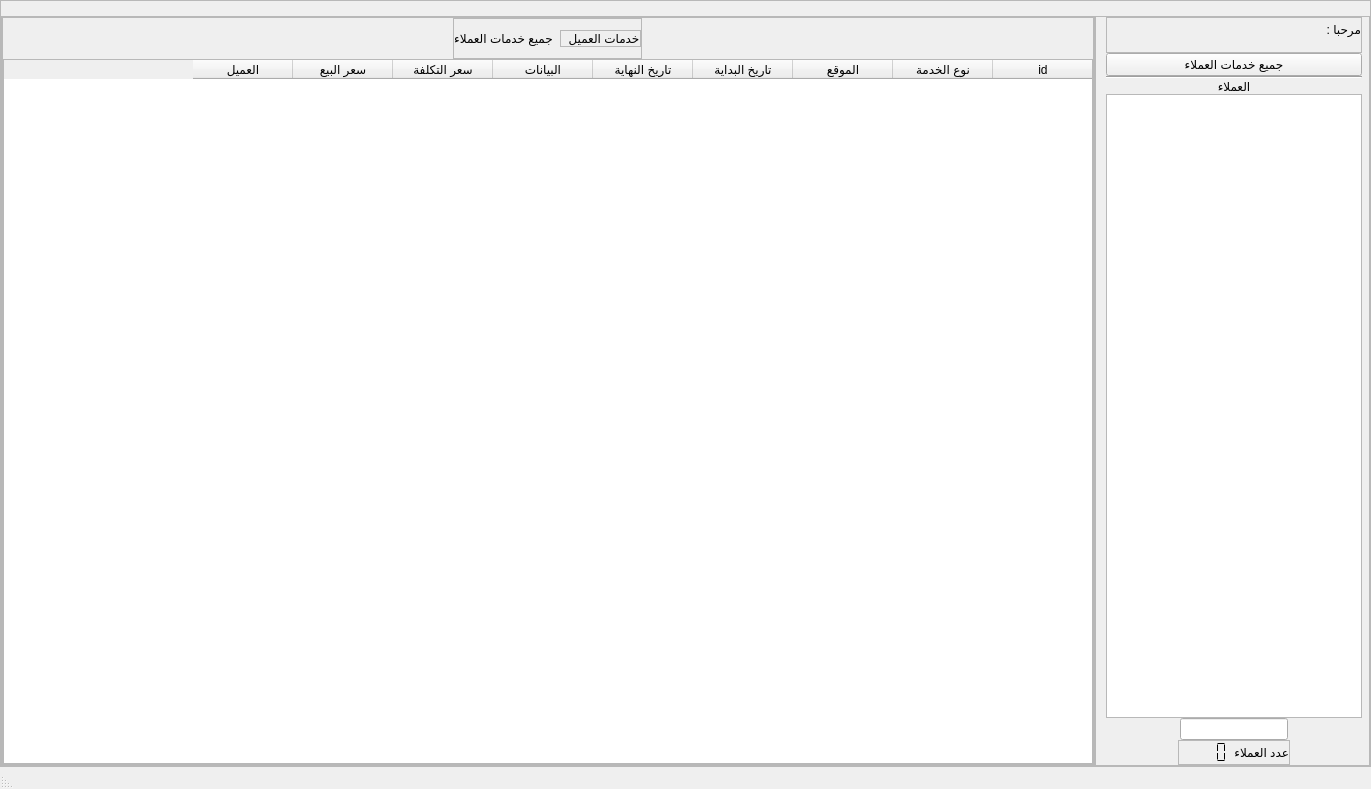
<?xml version="1.0" encoding="UTF-8"?>
<ui version="4.0">
 <class>MainWindow</class>
 <widget class="QMainWindow" name="MainWindow">
  <property name="geometry">
   <rect>
    <x>0</x>
    <y>0</y>
    <width>1371</width>
    <height>789</height>
   </rect>
  </property>
  <property name="sizePolicy">
   <sizepolicy hsizetype="Expanding" vsizetype="Expanding">
    <horstretch>0</horstretch>
    <verstretch>0</verstretch>
   </sizepolicy>
  </property>
  <property name="windowTitle">
   <string>MainWindow</string>
  </property>
  <property name="layoutDirection">
   <enum>Qt::RightToLeft</enum>
  </property>
  <property name="styleSheet">
   <string notr="true"/>
  </property>
  <widget class="QWidget" name="centralwidget">
   <layout class="QVBoxLayout" name="verticalLayout">
    <property name="spacing">
     <number>0</number>
    </property>
    <property name="leftMargin">
     <number>0</number>
    </property>
    <property name="topMargin">
     <number>0</number>
    </property>
    <property name="rightMargin">
     <number>0</number>
    </property>
    <property name="bottomMargin">
     <number>0</number>
    </property>
    <item>
     <widget class="QWidget" name="widget_2" native="true">
      <property name="sizePolicy">
       <sizepolicy hsizetype="Preferred" vsizetype="Preferred">
        <horstretch>0</horstretch>
        <verstretch>0</verstretch>
       </sizepolicy>
      </property>
      <property name="layoutDirection">
       <enum>Qt::RightToLeft</enum>
      </property>
      <layout class="QVBoxLayout" name="verticalLayout_3">
       <property name="spacing">
        <number>0</number>
       </property>
       <property name="sizeConstraint">
        <enum>QLayout::SetDefaultConstraint</enum>
       </property>
       <property name="leftMargin">
        <number>0</number>
       </property>
       <property name="topMargin">
        <number>0</number>
       </property>
       <property name="rightMargin">
        <number>0</number>
       </property>
       <property name="bottomMargin">
        <number>0</number>
       </property>
       <item>
        <widget class="QFrame" name="frame_3">
         <property name="sizePolicy">
          <sizepolicy hsizetype="Preferred" vsizetype="Preferred">
           <horstretch>0</horstretch>
           <verstretch>0</verstretch>
          </sizepolicy>
         </property>
         <property name="frameShape">
          <enum>QFrame::StyledPanel</enum>
         </property>
         <property name="frameShadow">
          <enum>QFrame::Raised</enum>
         </property>
         <layout class="QHBoxLayout" name="horizontalLayout_3">
          <property name="spacing">
           <number>0</number>
          </property>
          <property name="leftMargin">
           <number>0</number>
          </property>
          <property name="topMargin">
           <number>15</number>
          </property>
          <property name="rightMargin">
           <number>0</number>
          </property>
          <property name="bottomMargin">
           <number>0</number>
          </property>
          <item>
           <widget class="QScrollArea" name="scrollArea_2">
            <property name="sizePolicy">
             <sizepolicy hsizetype="Fixed" vsizetype="Expanding">
              <horstretch>0</horstretch>
              <verstretch>0</verstretch>
             </sizepolicy>
            </property>
            <property name="frameShape">
             <enum>QFrame::NoFrame</enum>
            </property>
            <property name="widgetResizable">
             <bool>true</bool>
            </property>
            <widget class="QWidget" name="scrollAreaWidgetContents_2">
             <property name="geometry">
              <rect>
               <x>0</x>
               <y>0</y>
               <width>275</width>
               <height>721</height>
              </rect>
             </property>
             <layout class="QVBoxLayout" name="verticalLayout_2">
              <property name="spacing">
               <number>0</number>
              </property>
              <property name="leftMargin">
               <number>0</number>
              </property>
              <property name="topMargin">
               <number>0</number>
              </property>
              <property name="rightMargin">
               <number>0</number>
              </property>
              <property name="bottomMargin">
               <number>0</number>
              </property>
              <item>
               <widget class="QFrame" name="frame_7">
                <property name="frameShape">
                 <enum>QFrame::StyledPanel</enum>
                </property>
                <property name="frameShadow">
                 <enum>QFrame::Raised</enum>
                </property>
                <layout class="QVBoxLayout" name="verticalLayout_7">
                 <property name="spacing">
                  <number>0</number>
                 </property>
                 <property name="leftMargin">
                  <number>10</number>
                 </property>
                 <property name="topMargin">
                  <number>0</number>
                 </property>
                 <property name="rightMargin">
                  <number>7</number>
                 </property>
                 <property name="bottomMargin">
                  <number>0</number>
                 </property>
                 <item>
                  <widget class="QFrame" name="frame_8">
                   <property name="frameShape">
                    <enum>QFrame::StyledPanel</enum>
                   </property>
                   <property name="frameShadow">
                    <enum>QFrame::Raised</enum>
                   </property>
                   <layout class="QHBoxLayout" name="horizontalLayout_6">
                    <property name="spacing">
                     <number>0</number>
                    </property>
                    <property name="leftMargin">
                     <number>0</number>
                    </property>
                    <property name="topMargin">
                     <number>0</number>
                    </property>
                    <property name="rightMargin">
                     <number>0</number>
                    </property>
                    <property name="bottomMargin">
                     <number>11</number>
                    </property>
                    <item>
                     <widget class="QLabel" name="label_WelcomeAdmin">
                      <property name="sizePolicy">
                       <sizepolicy hsizetype="Fixed" vsizetype="Preferred">
                        <horstretch>0</horstretch>
                        <verstretch>0</verstretch>
                       </sizepolicy>
                      </property>
                      <property name="text">
                       <string>مرحبا :</string>
                      </property>
                     </widget>
                    </item>
                    <item>
                     <widget class="QLabel" name="label_nameAdmin">
                      <property name="font">
                       <font>
                        <pointsize>15</pointsize>
                        <weight>50</weight>
                        <italic>false</italic>
                        <bold>false</bold>
                        <strikeout>false</strikeout>
                        <kerning>true</kerning>
                       </font>
                      </property>
                      <property name="styleSheet">
                       <string notr="true">color: rgb(255, 0, 0);</string>
                      </property>
                      <property name="text">
                       <string/>
                      </property>
                      <property name="alignment">
                       <set>Qt::AlignCenter</set>
                      </property>
                     </widget>
                    </item>
                   </layout>
                  </widget>
                 </item>
                 <item>
                  <widget class="QPushButton" name="customer_allService">
                   <property name="text">
                    <string>جميع خدمات العملاء</string>
                   </property>
                  </widget>
                 </item>
                 <item>
                  <widget class="Line" name="line_2">
                   <property name="orientation">
                    <enum>Qt::Horizontal</enum>
                   </property>
                  </widget>
                 </item>
                 <item>
                  <widget class="QLabel" name="label_6">
                   <property name="text">
                    <string>العملاء</string>
                   </property>
                   <property name="alignment">
                    <set>Qt::AlignCenter</set>
                   </property>
                  </widget>
                 </item>
                 <item alignment="Qt::AlignHCenter">
                  <widget class="QListWidget" name="customer_listWidget">
                   <property name="sizePolicy">
                    <sizepolicy hsizetype="Fixed" vsizetype="Expanding">
                     <horstretch>0</horstretch>
                     <verstretch>0</verstretch>
                    </sizepolicy>
                   </property>
                  </widget>
                 </item>
                 <item alignment="Qt::AlignHCenter">
                  <widget class="QLineEdit" name="customer_lineEdit_14">
                   <property name="sizePolicy">
                    <sizepolicy hsizetype="Fixed" vsizetype="Preferred">
                     <horstretch>0</horstretch>
                     <verstretch>0</verstretch>
                    </sizepolicy>
                   </property>
                   <property name="readOnly">
                    <bool>true</bool>
                   </property>
                  </widget>
                 </item>
                 <item alignment="Qt::AlignHCenter">
                  <widget class="QFrame" name="frame_2">
                   <property name="frameShape">
                    <enum>QFrame::StyledPanel</enum>
                   </property>
                   <property name="frameShadow">
                    <enum>QFrame::Raised</enum>
                   </property>
                   <layout class="QHBoxLayout" name="horizontalLayout_2">
                    <property name="spacing">
                     <number>0</number>
                    </property>
                    <property name="leftMargin">
                     <number>0</number>
                    </property>
                    <property name="topMargin">
                     <number>0</number>
                    </property>
                    <property name="rightMargin">
                     <number>0</number>
                    </property>
                    <property name="bottomMargin">
                     <number>0</number>
                    </property>
                    <item alignment="Qt::AlignHCenter">
                     <widget class="QLabel" name="label_8">
                      <property name="sizePolicy">
                       <sizepolicy hsizetype="Fixed" vsizetype="Preferred">
                        <horstretch>0</horstretch>
                        <verstretch>0</verstretch>
                       </sizepolicy>
                      </property>
                      <property name="text">
                       <string>عدد العملاء</string>
                      </property>
                     </widget>
                    </item>
                    <item alignment="Qt::AlignLeft">
                     <widget class="QLCDNumber" name="lcdNumber">
                      <property name="sizePolicy">
                       <sizepolicy hsizetype="Fixed" vsizetype="Fixed">
                        <horstretch>0</horstretch>
                        <verstretch>0</verstretch>
                       </sizepolicy>
                      </property>
                      <property name="font">
                       <font>
                        <pointsize>13</pointsize>
                        <weight>50</weight>
                        <italic>false</italic>
                        <bold>false</bold>
                        <underline>false</underline>
                        <strikeout>false</strikeout>
                        <kerning>true</kerning>
                       </font>
                      </property>
                      <property name="focusPolicy">
                       <enum>Qt::NoFocus</enum>
                      </property>
                      <property name="layoutDirection">
                       <enum>Qt::RightToLeft</enum>
                      </property>
                      <property name="frameShape">
                       <enum>QFrame::NoFrame</enum>
                      </property>
                      <property name="frameShadow">
                       <enum>QFrame::Plain</enum>
                      </property>
                      <property name="lineWidth">
                       <number>5</number>
                      </property>
                      <property name="midLineWidth">
                       <number>0</number>
                      </property>
                      <property name="smallDecimalPoint">
                       <bool>false</bool>
                      </property>
                      <property name="digitCount">
                       <number>4</number>
                      </property>
                      <property name="mode">
                       <enum>QLCDNumber::Dec</enum>
                      </property>
                      <property name="segmentStyle">
                       <enum>QLCDNumber::Flat</enum>
                      </property>
                      <property name="intValue" stdset="0">
                       <number>0</number>
                      </property>
                     </widget>
                    </item>
                   </layout>
                  </widget>
                 </item>
                </layout>
                <zorder>customer_listWidget</zorder>
                <zorder>frame_8</zorder>
                <zorder>customer_allService</zorder>
                <zorder>line_2</zorder>
                <zorder>label_6</zorder>
                <zorder>customer_lineEdit_14</zorder>
                <zorder>frame_2</zorder>
               </widget>
              </item>
             </layout>
            </widget>
           </widget>
          </item>
          <item>
           <widget class="QScrollArea" name="scrollArea">
            <property name="widgetResizable">
             <bool>true</bool>
            </property>
            <widget class="QWidget" name="scrollAreaWidgetContents">
             <property name="geometry">
              <rect>
               <x>0</x>
               <y>0</y>
               <width>1092</width>
               <height>719</height>
              </rect>
             </property>
             <layout class="QVBoxLayout" name="verticalLayout_8">
              <property name="spacing">
               <number>0</number>
              </property>
              <property name="leftMargin">
               <number>0</number>
              </property>
              <property name="topMargin">
               <number>0</number>
              </property>
              <property name="rightMargin">
               <number>0</number>
              </property>
              <property name="bottomMargin">
               <number>0</number>
              </property>
              <item>
               <widget class="QFrame" name="frame_4">
                <property name="frameShape">
                 <enum>QFrame::StyledPanel</enum>
                </property>
                <property name="frameShadow">
                 <enum>QFrame::Raised</enum>
                </property>
                <layout class="QVBoxLayout" name="verticalLayout_5">
                 <property name="spacing">
                  <number>0</number>
                 </property>
                 <property name="leftMargin">
                  <number>0</number>
                 </property>
                 <property name="topMargin">
                  <number>0</number>
                 </property>
                 <property name="rightMargin">
                  <number>0</number>
                 </property>
                 <property name="bottomMargin">
                  <number>0</number>
                 </property>
                 <item alignment="Qt::AlignHCenter">
                  <widget class="QFrame" name="frame">
                   <property name="sizePolicy">
                    <sizepolicy hsizetype="Preferred" vsizetype="Preferred">
                     <horstretch>0</horstretch>
                     <verstretch>0</verstretch>
                    </sizepolicy>
                   </property>
                   <property name="font">
                    <font>
                     <weight>50</weight>
                     <bold>false</bold>
                     <underline>false</underline>
                     <strikeout>false</strikeout>
                     <stylestrategy>PreferDefault</stylestrategy>
                     <kerning>true</kerning>
                    </font>
                   </property>
                   <property name="frameShape">
                    <enum>QFrame::StyledPanel</enum>
                   </property>
                   <property name="frameShadow">
                    <enum>QFrame::Raised</enum>
                   </property>
                   <layout class="QHBoxLayout" name="horizontalLayout">
                    <property name="spacing">
                     <number>7</number>
                    </property>
                    <property name="leftMargin">
                     <number>0</number>
                    </property>
                    <property name="topMargin">
                     <number>11</number>
                    </property>
                    <property name="rightMargin">
                     <number>0</number>
                    </property>
                    <property name="bottomMargin">
                     <number>11</number>
                    </property>
                    <item>
                     <widget class="QFrame" name="frame_5">
                      <property name="frameShape">
                       <enum>QFrame::StyledPanel</enum>
                      </property>
                      <property name="frameShadow">
                       <enum>QFrame::Raised</enum>
                      </property>
                      <layout class="QHBoxLayout" name="horizontalLayout_4">
                       <property name="spacing">
                        <number>0</number>
                       </property>
                       <property name="leftMargin">
                        <number>0</number>
                       </property>
                       <property name="topMargin">
                        <number>0</number>
                       </property>
                       <property name="rightMargin">
                        <number>0</number>
                       </property>
                       <property name="bottomMargin">
                        <number>0</number>
                       </property>
                       <item>
                        <widget class="QLabel" name="label_5">
                         <property name="text">
                          <string>خدمات العميل</string>
                         </property>
                         <property name="alignment">
                          <set>Qt::AlignCenter</set>
                         </property>
                        </widget>
                       </item>
                       <item>
                        <widget class="QLabel" name="label_7">
                         <property name="text">
                          <string/>
                         </property>
                        </widget>
                       </item>
                      </layout>
                     </widget>
                    </item>
                    <item>
                     <widget class="QLabel" name="label_4">
                      <property name="text">
                       <string>جميع خدمات العملاء</string>
                      </property>
                      <property name="alignment">
                       <set>Qt::AlignCenter</set>
                      </property>
                     </widget>
                    </item>
                   </layout>
                  </widget>
                 </item>
                 <item>
                  <widget class="QTableWidget" name="customer_tableWidget">
                   <property name="styleSheet">
                    <string notr="true"/>
                   </property>
                   <property name="editTriggers">
                    <set>QAbstractItemView::NoEditTriggers</set>
                   </property>
                   <property name="defaultDropAction">
                    <enum>Qt::IgnoreAction</enum>
                   </property>
                   <property name="alternatingRowColors">
                    <bool>true</bool>
                   </property>
                   <property name="selectionMode">
                    <enum>QAbstractItemView::SingleSelection</enum>
                   </property>
                   <property name="selectionBehavior">
                    <enum>QAbstractItemView::SelectRows</enum>
                   </property>
                   <property name="textElideMode">
                    <enum>Qt::ElideNone</enum>
                   </property>
                   <attribute name="horizontalHeaderCascadingSectionResizes">
                    <bool>false</bool>
                   </attribute>
                   <attribute name="horizontalHeaderHighlightSections">
                    <bool>true</bool>
                   </attribute>
                   <attribute name="horizontalHeaderShowSortIndicator" stdset="0">
                    <bool>false</bool>
                   </attribute>
                   <attribute name="horizontalHeaderStretchLastSection">
                    <bool>false</bool>
                   </attribute>
                   <attribute name="verticalHeaderVisible">
                    <bool>false</bool>
                   </attribute>
                   <attribute name="verticalHeaderCascadingSectionResizes">
                    <bool>false</bool>
                   </attribute>
                   <attribute name="verticalHeaderHighlightSections">
                    <bool>true</bool>
                   </attribute>
                   <column>
                    <property name="text">
                     <string>id</string>
                    </property>
                   </column>
                   <column>
                    <property name="text">
                     <string>نوع الخدمة</string>
                    </property>
                   </column>
                   <column>
                    <property name="text">
                     <string>الموقع</string>
                    </property>
                   </column>
                   <column>
                    <property name="text">
                     <string>تاريخ البداية</string>
                    </property>
                   </column>
                   <column>
                    <property name="text">
                     <string>تاريخ النهاية</string>
                    </property>
                   </column>
                   <column>
                    <property name="text">
                     <string>البيانات</string>
                    </property>
                   </column>
                   <column>
                    <property name="text">
                     <string>سعر التكلفة</string>
                    </property>
                   </column>
                   <column>
                    <property name="text">
                     <string>سعر البيع</string>
                    </property>
                   </column>
                   <column>
                    <property name="text">
                     <string>العميل</string>
                    </property>
                   </column>
                  </widget>
                 </item>
                </layout>
               </widget>
              </item>
             </layout>
            </widget>
           </widget>
          </item>
         </layout>
        </widget>
       </item>
      </layout>
     </widget>
    </item>
   </layout>
  </widget>
  <widget class="QStatusBar" name="statusbar"/>
  <widget class="QMenuBar" name="menubar">
   <property name="geometry">
    <rect>
     <x>0</x>
     <y>0</y>
     <width>1371</width>
     <height>26</height>
    </rect>
   </property>
  </widget>
 </widget>
 <tabstops>
  <tabstop>customer_listWidget</tabstop>
  <tabstop>customer_tableWidget</tabstop>
  <tabstop>scrollArea_2</tabstop>
  <tabstop>customer_lineEdit_14</tabstop>
  <tabstop>scrollArea</tabstop>
  <tabstop>customer_allService</tabstop>
 </tabstops>
 <resources/>
 <connections/>
</ui>
